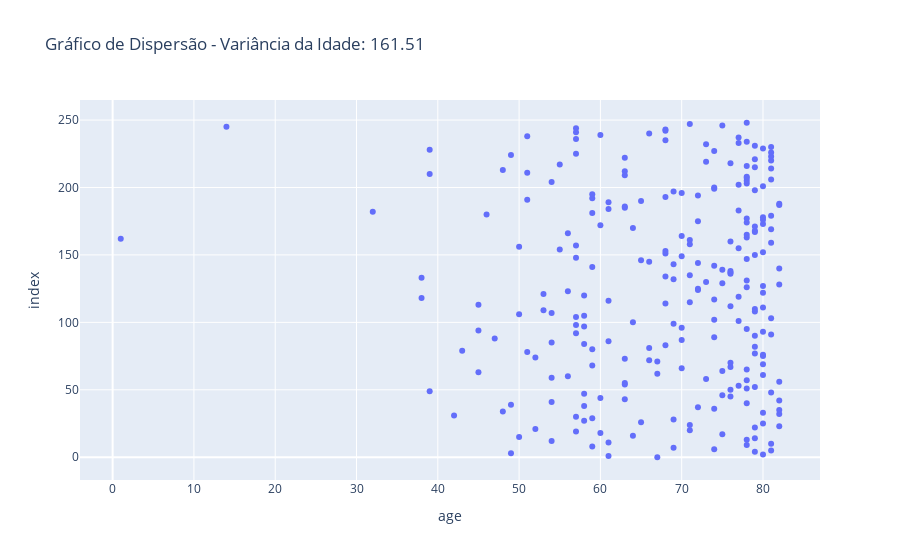
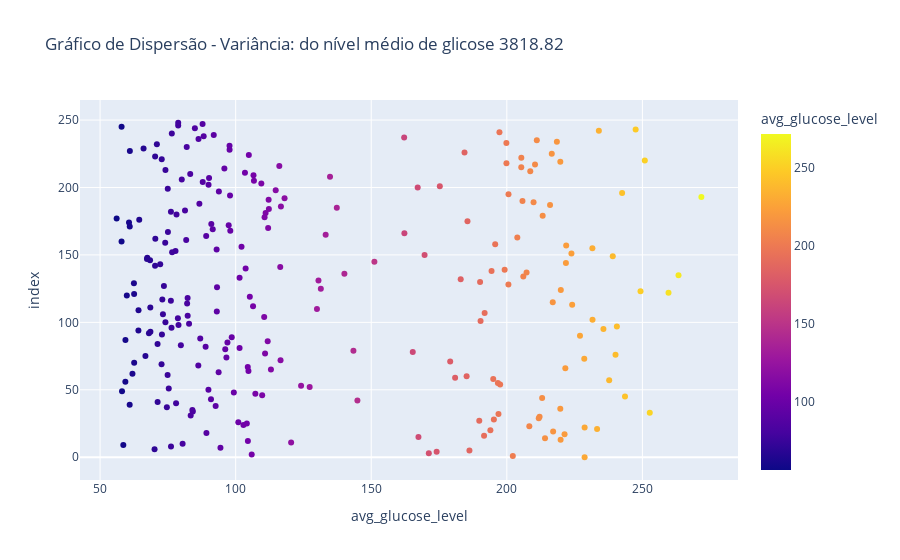
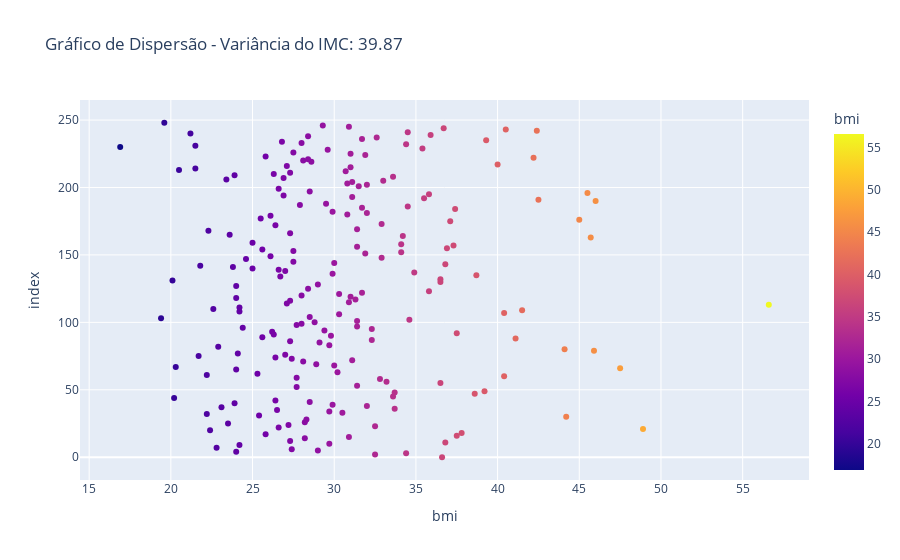

Source (notebook cell) for these figures, in order:
### Code cell
fig_var_idade = px.scatter(data_AVC['age'], x='age', y=data_AVC.index, title=f'Gráfico de Dispersão - Variância da Idade: {var_idade:.2f}')
fig_var_idade.show()

fig_var_glucose = px.scatter(data_AVC['avg_glucose_level'], x='avg_glucose_level', y=data_AVC.index, color= 'avg_glucose_level', title=f'Gráfico de Dispersão - Variância: do nível médio de glicose {var_glicose:.2f}')
fig_var_glucose.show()

fig_var_idade = px.scatter(data_AVC['bmi'], x='bmi', y=data_AVC.index, color= 'bmi', title=f'Gráfico de Dispersão - Variância do IMC: {var_bmi:.2f}')
fig_var_idade.show()

### Figure 1 — Plotly figure (JSON) as saved in the notebook; plotly's stock layout.template omitted (floating-point values rounded to 4 significant figures; data arrays with more than 128 entries replaced by an {"elided": "..."} marker saying what was removed)
{"data": [{"hovertemplate": "age=%{x}<br>index=%{y}<extra></extra>", "legendgroup": "", "marker": {"color": "#636efa", "symbol": "circle"}, "mode": "markers", "name": "", "orientation": "v", "showlegend": false, "type": "scatter", "x": {"elided": "249 int values"}, "xaxis": "x", "y": {"elided": "249 int values"}, "yaxis": "y"}], "layout": {"legend": {"tracegroupgap": 0}, "title": {"text": "Gráfico de Dispersão - Variância da Idade: 161.51"}, "xaxis": {"anchor": "y", "domain": [0, 1], "title": {"text": "age"}}, "yaxis": {"anchor": "x", "domain": [0, 1], "title": {"text": "index"}}}}

### Figure 2 — Plotly figure (JSON) as saved in the notebook; plotly's stock layout.template omitted (floating-point values rounded to 4 significant figures; data arrays with more than 128 entries replaced by an {"elided": "..."} marker saying what was removed)
{"data": [{"hovertemplate": "avg_glucose_level=%{marker.color}<br>index=%{y}<extra></extra>", "legendgroup": "", "marker": {"color": {"elided": "249 float values"}, "coloraxis": "coloraxis", "symbol": "circle"}, "mode": "markers", "name": "", "orientation": "v", "showlegend": false, "type": "scatter", "x": {"elided": "249 float values"}, "xaxis": "x", "y": {"elided": "249 int values"}, "yaxis": "y"}], "layout": {"coloraxis": {"colorbar": {"title": {"text": "avg_glucose_level"}}, "colorscale": [[0, "#0d0887"], [0.1111, "#46039f"], [0.2222, "#7201a8"], [0.3333, "#9c179e"], [0.4444, "#bd3786"], [0.5556, "#d8576b"], [0.6667, "#ed7953"], [0.7778, "#fb9f3a"], [0.8889, "#fdca26"], [1, "#f0f921"]]}, "legend": {"tracegroupgap": 0}, "title": {"text": "Gráfico de Dispersão - Variância: do nível médio de glicose 3818.82"}, "xaxis": {"anchor": "y", "domain": [0, 1], "title": {"text": "avg_glucose_level"}}, "yaxis": {"anchor": "x", "domain": [0, 1], "title": {"text": "index"}}}}

### Figure 3 — Plotly figure (JSON) as saved in the notebook; plotly's stock layout.template omitted (floating-point values rounded to 4 significant figures; data arrays with more than 128 entries replaced by an {"elided": "..."} marker saying what was removed)
{"data": [{"hovertemplate": "bmi=%{marker.color}<br>index=%{y}<extra></extra>", "legendgroup": "", "marker": {"color": {"elided": "249 float values"}, "coloraxis": "coloraxis", "symbol": "circle"}, "mode": "markers", "name": "", "orientation": "v", "showlegend": false, "type": "scatter", "x": {"elided": "249 float values"}, "xaxis": "x", "y": {"elided": "249 int values"}, "yaxis": "y"}], "layout": {"coloraxis": {"colorbar": {"title": {"text": "bmi"}}, "colorscale": [[0, "#0d0887"], [0.1111, "#46039f"], [0.2222, "#7201a8"], [0.3333, "#9c179e"], [0.4444, "#bd3786"], [0.5556, "#d8576b"], [0.6667, "#ed7953"], [0.7778, "#fb9f3a"], [0.8889, "#fdca26"], [1, "#f0f921"]]}, "legend": {"tracegroupgap": 0}, "title": {"text": "Gráfico de Dispersão - Variância do IMC: 39.87"}, "xaxis": {"anchor": "y", "domain": [0, 1], "title": {"text": "bmi"}}, "yaxis": {"anchor": "x", "domain": [0, 1], "title": {"text": "index"}}}}
